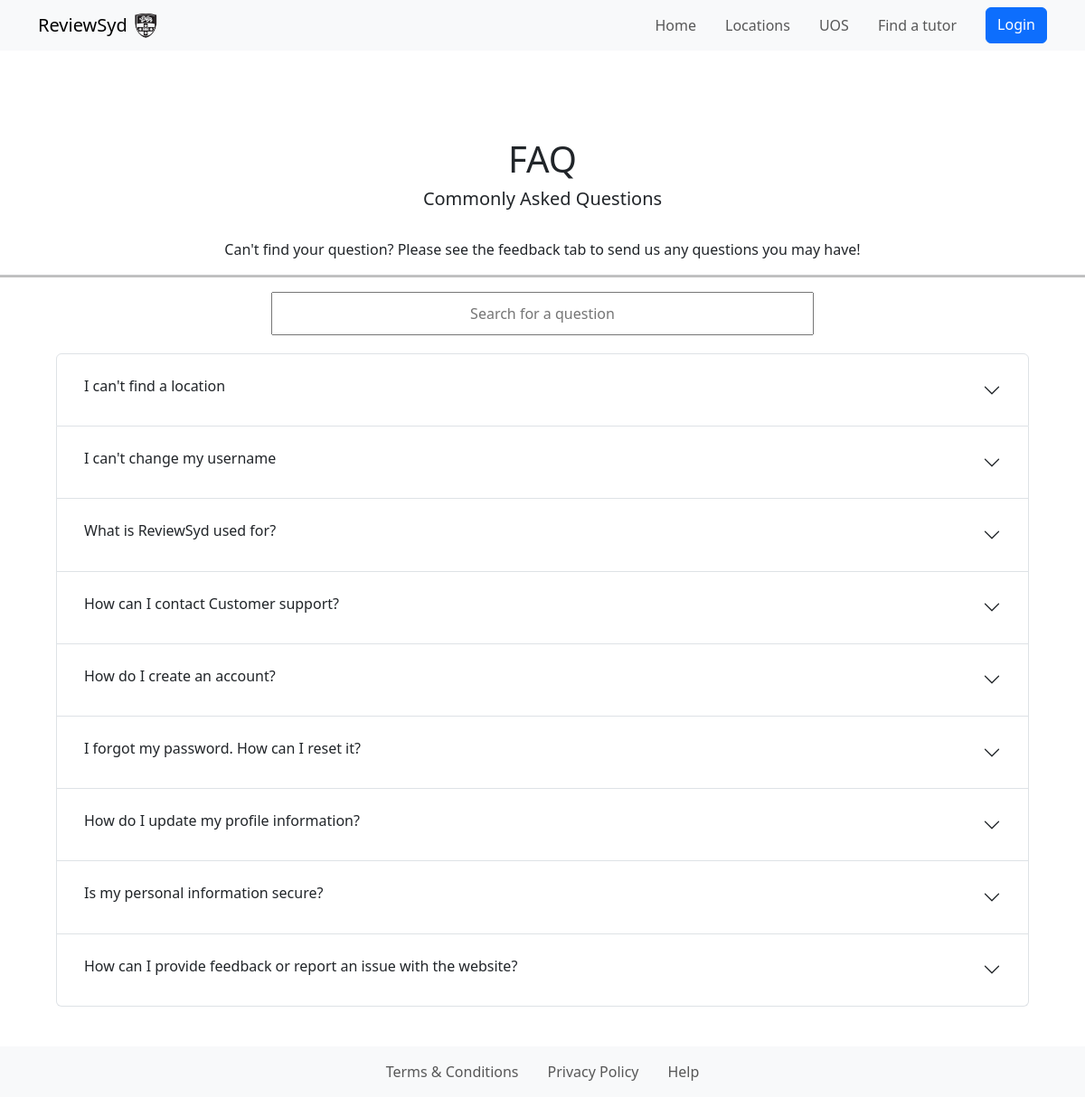
Screenshot of /faq/ with the database file from the repository.
### myapp/models.py (models this page shows)
class Faq(models.Model):
    question = models.CharField(max_length=250)
    answer = models.CharField(max_length=1000)

### myapp/views.py (the view)
# urls.py: path("faq/", views.faq, name="faq"),
def faq(request):
    faq_items = Faq.objects.all()
    return render(request, "faq.html", {"faq": faq_items})

### myapp/templates/faq.html (shortened to what this page needs)
{% extends "hf.html" %} {% block title %}FAQ{% endblock %} {% block content %}
{% load static %}
<!DOCTYPE html>
<html lang="en">
  <head>
    <link
      href="https://cdn.jsdelivr.net/npm/bootstrap@5.3.2/dist/css/bootstrap.min.css"
      rel="stylesheet"
    />
  </head>
  <body>
    <div class="text-center">
      <h1>
        <br />
        <br />
        FAQ
      </h1>
      <h5>Commonly Asked Questions</h5>
      <br />
      <h7
        >Can't find your question? Please see the feedback tab to send us any
        questions you may have!</h7
      >
      <br />
      <hr size="5" color="black" />
    </div>
    <div class="text-center search-container">
      <input
        type="text"
        class="search-input text-center"
        id="faq-search"
        placeholder="Search for a question"
      />
    </div>
    <div class="container" style="margin-bottom: 100px">
      <div class="accordion" id="accordionFaq">
        {% for item in faq %}
        <div class="accordion-item question-box">
          <h2 class="accordion-header">
            <button
              class="accordion-button toggle-answer collapsed"
              type="button"
              data-bs-toggle="collapse"
              data-bs-target="#collapse{{ forloop.counter }}"
              aria-expanded="false"
              aria-controls="collapse"
              data-toggle-id="answer{{ forloop.counter }}"
            >
              <h6>{{item.question}}</h6>
            </button>
          </h2>
        </div>
        {% endfor %}
      </div>
    </div>
  </body>
</html>
{% endblock %}

### myapp/templates/hf.html (shortened to what this page needs)
{% load static %}
<!DOCTYPE html>
<html>
    <head>
        <link rel="stylesheet" href="{% static 'style.css' %}">
        <link href="https://cdn.jsdelivr.net/npm/bootstrap@5.3.2/dist/css/bootstrap.min.css" rel="stylesheet">
    </head>
    <body>
        <body>
            <nav class="navbar navbar-expand-lg navbar-light bg-light">
                <div class="container">
                    <a class="navbar-brand" href="{% url 'home' %}">
                        ReviewSyd
                        <img
                            src="/static/images/logo.png"
                            width="30"
                            height="30"
                            class="d-inline-block align-top"
                            alt=""
                        />
                    </a>
                    <div
                        class="collapse navbar-collapse justify-content-end"
                        id="navbarNav"
                    >
                        <ul class="navbar-nav">
                            <li class="nav-item">
                                <a
                                    class="nav-link {% if navbar == 'home' %} active {% endif %} me-3"
                                    aria-current="page"
                                    href="{% url 'home' %}"
                                    >Home</a
                                >
                            </li>
                            <li class="nav-item">
                                <a
                                    class="nav-link {% if navbar == 'locations' %} active {% endif %} me-3"
                                    aria-current="page"
                                    href="{% url 'location list' %}"
                                    >Locations</a
                                >
                            </li>
                            <li class="nav-item">
                                <a
                                    class="nav-link {% if navbar == 'uos' %} active {% endif %} me-3"
                                    aria-current="page"
                                    href="{% url 'UoSList' %}"
                                    >UOS</a
                                >
                            </li>
                            <li class="nav-item">
                                <a
                                    class="nav-link {% if navbar == 'tutor' %} active {% endif %} me-4"
                                    aria-current="page"
                                    href="{% url 'findTutor' %}"
                                    >Find a tutor</a
                                >
                            </li>
                            {% if not user.is_authenticated %}
                                <a href="{% url 'login_view' %}" class="btn btn-primary rounded-2">Login</a>
                            {% else %}
                                <a href="{% url 'logout_view' %}" class="btn btn-dark rounded-2">Logout</a>
                            {% endif %}
                        </ul>
                    </div>
                </div>
            </nav>
            {% block content %}
            {% endblock content %}
            <nav class="navbar navbar-expand-lg navbar-light bg-light fixed-bottom" id="botNavbar">
                <div class="container-fluid justify-content-center" id="botNavbar">
                    <ul class="navbar-nav">
                      <li class="nav-item">
                        <a class="nav-link me-3" href="{% url 'terms and conditions' %}">Terms & Conditions</a>
                      </li>
                      <li class="nav-item">
                        <a class="nav-link me-3" href="{% url 'privacy' %}">Privacy Policy</a>
                      </li>
                      <li class="nav-item">
                        <a class="nav-link" href="{% url 'help' %}">Help</a>
                      </li>
                    </ul>
                </div>
            </nav>
        </body>
    </body>
</html>

### myapp/templates/faq.html (style rules this page uses)
.question-box, .answer-box { margin-left: 20px; margin-right: 20px; padding: 10px; }
.search-container { margin-bottom: 20px; }
.search-input { width: 50%; padding: 10px; }

### rows the page displays
Faq: question "I can't find a location"
Faq: question "I can't change my username"
Faq: question "What is ReviewSyd used for?"
Faq: question "How can I contact Customer support?"
Faq: question "How do I create an account?"
Faq: question "I forgot my password. How can I reset it?"
Faq: question "How do I update my profile information?"
Faq: question "Is my personal information secure?"
Faq: question "How can I provide feedback or report an issue with the website?"
